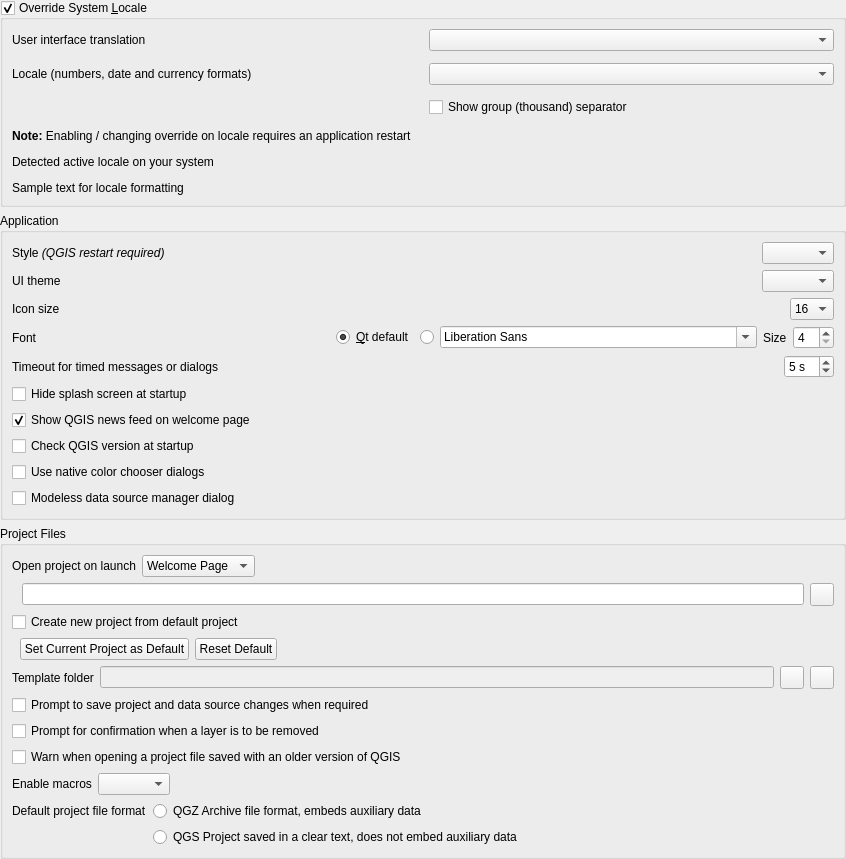
             <widget class="QWidget" name="mOptionsScrollAreaContents_01">
              <property name="geometry">
               <rect>
                <x>0</x>
                <y>0</y>
                <width>846</width>
                <height>743</height>
               </rect>
              </property>
              <layout class="QVBoxLayout" name="verticalLayout_28">
               <property name="leftMargin">
                <number>0</number>
               </property>
               <property name="topMargin">
                <number>0</number>
               </property>
               <property name="rightMargin">
                <number>0</number>
               </property>
               <property name="bottomMargin">
                <number>0</number>
               </property>
               <item>
                <widget class="QgsCollapsibleGroupBox" name="grpLocale">
                 <property name="title">
                  <string>Override System &amp;Locale</string>
                 </property>
                 <property name="checkable">
                  <bool>true</bool>
                 </property>
                 <layout class="QVBoxLayout">
                  <property name="spacing">
                   <number>12</number>
                  </property>
                  <item>
                   <layout class="QGridLayout" name="gridLayout_25">
                    <item row="6" column="0" colspan="2">
                     <widget class="QLabel" name="label_7">
                      <property name="text">
                       <string>&lt;b&gt;Note:&lt;/b&gt; Enabling / changing override on locale requires an application restart</string>
                      </property>
                      <property name="wordWrap">
                       <bool>true</bool>
                      </property>
                     </widget>
                    </item>
                    <item row="2" column="0">
                     <widget class="QLabel" name="label_52">
                      <property name="text">
                       <string>Locale (numbers, date and currency formats)</string>
                      </property>
                     </widget>
                    </item>
                    <item row="0" column="0">
                     <widget class="QLabel" name="label_5">
                      <property name="text">
                       <string>User interface translation</string>
                      </property>
                     </widget>
                    </item>
                    <item row="0" column="1">
                     <widget class="QComboBox" name="cboTranslation"/>
                    </item>
                    <item row="2" column="1">
                     <widget class="QComboBox" name="cboGlobalLocale"/>
                    </item>
                    <item row="3" column="1">
                     <widget class="QCheckBox" name="cbShowGroupSeparator">
                      <property name="text">
                       <string>Show group (thousand) separator</string>
                      </property>
                     </widget>
                    </item>
                   </layout>
                  </item>
                  <item>
                   <widget class="QLabel" name="lblSystemLocale">
                    <property name="toolTip">
                     <string>This locale is used for number representation.</string>
                    </property>
                    <property name="text">
                     <string>Detected active locale on your system</string>
                    </property>
                   </widget>
                  </item>
                  <item>
                   <widget class="QLabel" name="lblLocaleSample">
                    <property name="text">
                     <string>Sample text for locale formatting</string>
                    </property>
                   </widget>
                  </item>
                 </layout>
                </widget>
               </item>
               <item>
                <widget class="QgsCollapsibleGroupBox" name="groupBox">
                 <property name="title">
                  <string>Application</string>
                 </property>
                 <layout class="QVBoxLayout" name="verticalLayout_2">
                  <item>
                   <layout class="QHBoxLayout" name="horizontalLayout_9">
                    <property name="topMargin">
                     <number>0</number>
                    </property>
                    <item>
                     <widget class="QLabel" name="label_18">
                      <property name="text">
                       <string>Style &lt;i&gt;(QGIS restart required)&lt;/i&gt;</string>
                      </property>
                     </widget>
                    </item>
                    <item>
                     <spacer name="horizontalSpacer_7">
                      <property name="orientation">
                       <enum>Qt::Horizontal</enum>
                      </property>
                      <property name="sizeHint" stdset="0">
                       <size>
                        <width>40</width>
                        <height>20</height>
                       </size>
                      </property>
                     </spacer>
                    </item>
                    <item>
                     <widget class="QComboBox" name="cmbStyle"/>
                    </item>
                   </layout>
                  </item>
                  <item>
                   <layout class="QHBoxLayout" name="horizontalLayout_37">
                    <property name="topMargin">
                     <number>0</number>
                    </property>
                    <item>
                     <widget class="QLabel" name="lblUITheme">
                      <property name="text">
                       <string>UI theme</string>
                      </property>
                     </widget>
                    </item>
                    <item>
                     <spacer name="horizontalSpacer_47">
                      <property name="orientation">
                       <enum>Qt::Horizontal</enum>
                      </property>
                      <property name="sizeHint" stdset="0">
                       <size>
                        <width>40</width>
                        <height>20</height>
                       </size>
                      </property>
                     </spacer>
                    </item>
                    <item>
                     <widget class="QComboBox" name="cmbUITheme"/>
                    </item>
                   </layout>
                  </item>
                  <item>
                   <layout class="QHBoxLayout" name="horizontalLayout_7">
                    <item>
                     <widget class="QLabel" name="textLabel1_5">
                      <property name="sizePolicy">
                       <sizepolicy hsizetype="Fixed" vsizetype="Fixed">
                        <horstretch>0</horstretch>
                        <verstretch>0</verstretch>
                       </sizepolicy>
                      </property>
                      <property name="text">
                       <string>Icon size</string>
                      </property>
                     </widget>
                    </item>
                    <item>
                     <spacer name="horizontalSpacer_5">
                      <property name="orientation">
                       <enum>Qt::Horizontal</enum>
                      </property>
                      <property name="sizeHint" stdset="0">
                       <size>
                        <width>40</width>
                        <height>20</height>
                       </size>
                      </property>
                     </spacer>
                    </item>
                    <item>
                     <widget class="QComboBox" name="cmbIconSize">
                      <property name="duplicatesEnabled">
                       <bool>false</bool>
                      </property>
                      <item>
                       <property name="text">
                        <string>16</string>
                       </property>
                      </item>
                      <item>
                       <property name="text">
                        <string>24</string>
                       </property>
                      </item>
                      <item>
                       <property name="text">
                        <string>32</string>
                       </property>
                      </item>
                      <item>
                       <property name="text">
                        <string>48</string>
                       </property>
                      </item>
                      <item>
                       <property name="text">
                        <string>64</string>
                       </property>
                      </item>
                     </widget>
                    </item>
                   </layout>
                  </item>
                  <item>
                   <layout class="QHBoxLayout" name="horizontalLayout_27">
                    <item>
                     <widget class="QLabel" name="label_43">
                      <property name="text">
                       <string>Font</string>
                      </property>
                     </widget>
                    </item>
                    <item>
                     <widget class="QRadioButton" name="mFontFamilyRadioQt">
                      <property name="sizePolicy">
                       <sizepolicy hsizetype="Maximum" vsizetype="Fixed">
                        <horstretch>0</horstretch>
                        <verstretch>0</verstretch>
                       </sizepolicy>
                      </property>
                      <property name="text">
                       <string>&amp;Qt default</string>
                      </property>
                      <property name="checked">
                       <bool>true</bool>
                      </property>
                     </widget>
                    </item>
                    <item>
                     <widget class="QRadioButton" name="mFontFamilyRadioCustom">
                      <property name="sizePolicy">
                       <sizepolicy hsizetype="Maximum" vsizetype="Fixed">
                        <horstretch>0</horstretch>
                        <verstretch>0</verstretch>
                       </sizepolicy>
                      </property>
                      <property name="text">
                       <string/>
                      </property>
                     </widget>
                    </item>
                    <item>
                     <widget class="QFontComboBox" name="mFontFamilyComboBox"/>
                    </item>
                    <item>
                     <widget class="QLabel" name="label_20">
                      <property name="sizePolicy">
                       <sizepolicy hsizetype="Maximum" vsizetype="Preferred">
                        <horstretch>0</horstretch>
                        <verstretch>0</verstretch>
                       </sizepolicy>
                      </property>
                      <property name="text">
                       <string>Size</string>
                      </property>
                     </widget>
                    </item>
                    <item>
                     <widget class="QgsSpinBox" name="spinFontSize">
                      <property name="sizePolicy">
                       <sizepolicy hsizetype="Maximum" vsizetype="Fixed">
                        <horstretch>0</horstretch>
                        <verstretch>0</verstretch>
                       </sizepolicy>
                      </property>
                      <property name="minimum">
                       <number>4</number>
                      </property>
                     </widget>
                    </item>
                   </layout>
                  </item>
                  <item>
                   <layout class="QHBoxLayout" name="horizontalLayout_28">
                    <item>
                     <widget class="QLabel" name="mMessageTimeoutLabel">
                      <property name="sizePolicy">
                       <sizepolicy hsizetype="Maximum" vsizetype="Preferred">
                        <horstretch>0</horstretch>
                        <verstretch>0</verstretch>
                       </sizepolicy>
                      </property>
                      <property name="text">
                       <string>Timeout for timed messages or dialogs</string>
                      </property>
                     </widget>
                    </item>
                    <item>
                     <spacer name="horizontalSpacer_13">
                      <property name="orientation">
                       <enum>Qt::Horizontal</enum>
                      </property>
                      <property name="sizeHint" stdset="0">
                       <size>
                        <width>40</width>
                        <height>20</height>
                       </size>
                      </property>
                     </spacer>
                    </item>
                    <item>
                     <widget class="QgsSpinBox" name="mMessageTimeoutSpnBx">
                      <property name="suffix">
                       <string> s</string>
                      </property>
                      <property name="minimum">
                       <number>2</number>
                      </property>
                      <property name="maximum">
                       <number>20</number>
                      </property>
                      <property name="value">
                       <number>5</number>
                      </property>
                     </widget>
                    </item>
                   </layout>
                  </item>
                  <item>
                   <layout class="QGridLayout" name="gridLayout_16">
                    <property name="topMargin">
                     <number>0</number>
                    </property>
                    <item row="0" column="0">
                     <widget class="QCheckBox" name="cbxHideSplash">
                      <property name="sizePolicy">
                       <sizepolicy hsizetype="Maximum" vsizetype="Fixed">
                        <horstretch>0</horstretch>
                        <verstretch>0</verstretch>
                       </sizepolicy>
                      </property>
                      <property name="text">
                       <string>Hide splash screen at startup</string>
                      </property>
                     </widget>
                    </item>
                    <item row="4" column="0">
                     <widget class="QCheckBox" name="mDataSourceManagerNonModal">
                      <property name="toolTip">
                       <string>A modeless dialog allows you to interact with QGIS main window and dialogs.</string>
                      </property>
                      <property name="text">
                       <string>Modeless data source manager dialog</string>
                      </property>
                     </widget>
                    </item>
                    <item row="3" column="0">
                     <widget class="QCheckBox" name="mNativeColorDialogsChkBx">
                      <property name="text">
                       <string>Use native color chooser dialogs</string>
                      </property>
                     </widget>
                    </item>
                    <item row="3" column="1">
                     <spacer name="horizontalSpacer_2">
                      <property name="orientation">
                       <enum>Qt::Horizontal</enum>
                      </property>
                      <property name="sizeHint" stdset="0">
                       <size>
                        <width>40</width>
                        <height>20</height>
                       </size>
                      </property>
                     </spacer>
                    </item>
                    <item row="1" column="0">
                     <widget class="QCheckBox" name="cbxShowNews">
                      <property name="toolTip">
                       <string>If checked, QGIS project news is shown on the welcome page on startup</string>
                      </property>
                      <property name="text">
                       <string>Show QGIS news feed on welcome page</string>
                      </property>
                      <property name="checked">
                       <bool>true</bool>
                      </property>
                     </widget>
                    </item>
                    <item row="2" column="0">
                     <widget class="QCheckBox" name="cbxCheckVersion">
                      <property name="text">
                       <string>Check QGIS version at startup</string>
                      </property>
                     </widget>
                    </item>
                   </layout>
                  </item>
                 </layout>
                </widget>
               </item>
               <item>
                <widget class="QgsCollapsibleGroupBox" name="groupBox_11">
                 <property name="title">
                  <string>Project Files</string>
                 </property>
                 <layout class="QVBoxLayout">
                  <item>
                   <layout class="QGridLayout" name="gridLayout_4">
                    <item row="0" column="2" colspan="2">
                     <widget class="QComboBox" name="mProjectOnLaunchCmbBx">
                      <property name="sizePolicy">
                       <sizepolicy hsizetype="Maximum" vsizetype="Fixed">
                        <horstretch>0</horstretch>
                        <verstretch>0</verstretch>
                       </sizepolicy>
                      </property>
                      <item>
                       <property name="text">
                        <string>Welcome Page</string>
                       </property>
                      </item>
                      <item>
                       <property name="text">
                        <string>Most recent</string>
                       </property>
                      </item>
                      <item>
                       <property name="text">
                        <string>Specific</string>
                       </property>
                      </item>
                      <item>
                       <property name="text">
                        <string>New</string>
                       </property>
                      </item>
                     </widget>
                    </item>
                    <item row="1" column="5">
                     <widget class="QToolButton" name="mProjectOnLaunchPushBtn">
                      <property name="sizePolicy">
                       <sizepolicy hsizetype="Maximum" vsizetype="Fixed">
                        <horstretch>0</horstretch>
                        <verstretch>0</verstretch>
                       </sizepolicy>
                      </property>
                      <property name="toolTip">
                       <string>Select file</string>
                      </property>
                      <property name="statusTip">
                       <string/>
                      </property>
                      <property name="text">
                       <string/>
                      </property>
                      <property name="icon">
                       <iconset resource="../../images/images.qrc">
                        <normaloff>:/images/themes/default/mActionFileOpen.svg</normaloff>:/images/themes/default/mActionFileOpen.svg</iconset>
                      </property>
                     </widget>
                    </item>
                    <item row="1" column="0">
                     <spacer name="horizontalSpacer_35">
                      <property name="orientation">
                       <enum>Qt::Horizontal</enum>
                      </property>
                      <property name="sizeType">
                       <enum>QSizePolicy::Fixed</enum>
                      </property>
                      <property name="sizeHint" stdset="0">
                       <size>
                        <width>4</width>
                        <height>20</height>
                       </size>
                      </property>
                     </spacer>
                    </item>
                    <item row="0" column="4">
                     <spacer name="horizontalSpacer_36">
                      <property name="orientation">
                       <enum>Qt::Horizontal</enum>
                      </property>
                      <property name="sizeHint" stdset="0">
                       <size>
                        <width>40</width>
                        <height>20</height>
                       </size>
                      </property>
                     </spacer>
                    </item>
                    <item row="1" column="1" colspan="4">
                     <widget class="QLineEdit" name="mProjectOnLaunchLineEdit">
                      <property name="sizePolicy">
                       <sizepolicy hsizetype="Expanding" vsizetype="Fixed">
                        <horstretch>0</horstretch>
                        <verstretch>0</verstretch>
                       </sizepolicy>
                      </property>
                     </widget>
                    </item>
                    <item row="0" column="0" colspan="2">
                     <widget class="QLabel" name="label_54">
                      <property name="sizePolicy">
                       <sizepolicy hsizetype="Maximum" vsizetype="Preferred">
                        <horstretch>0</horstretch>
                        <verstretch>0</verstretch>
                       </sizepolicy>
                      </property>
                      <property name="text">
                       <string>Open project on launch</string>
                      </property>
                     </widget>
                    </item>
                   </layout>
                  </item>
                  <item>
                   <widget class="QCheckBox" name="cbxProjectDefaultNew">
                    <property name="text">
                     <string>Create new project from default project</string>
                    </property>
                   </widget>
                  </item>
                  <item>
                   <layout class="QHBoxLayout" name="horizontalLayout_16">
                    <item>
                     <spacer name="horizontalSpacer_22">
                      <property name="orientation">
                       <enum>Qt::Horizontal</enum>
                      </property>
                      <property name="sizeType">
                       <enum>QSizePolicy::Fixed</enum>
                      </property>
                      <property name="sizeHint" stdset="0">
                       <size>
                        <width>8</width>
                        <height>20</height>
                       </size>
                      </property>
                     </spacer>
                    </item>
                    <item>
                     <widget class="QPushButton" name="pbnProjectDefaultSetCurrent">
                      <property name="text">
                       <string>Set Current Project as Default</string>
                      </property>
                     </widget>
                    </item>
                    <item>
                     <widget class="QPushButton" name="pbnProjectDefaultReset">
                      <property name="text">
                       <string>Reset Default</string>
                      </property>
                     </widget>
                    </item>
                    <item>
                     <spacer name="horizontalSpacer_9">
                      <property name="orientation">
                       <enum>Qt::Horizontal</enum>
                      </property>
                      <property name="sizeHint" stdset="0">
                       <size>
                        <width>40</width>
                        <height>20</height>
                       </size>
                      </property>
                     </spacer>
                    </item>
                   </layout>
                  </item>
                  <item>
                   <layout class="QHBoxLayout" name="horizontalLayout_15">
                    <item>
                     <widget class="QLabel" name="label_31">
                      <property name="text">
                       <string>Template folder</string>
                      </property>
                     </widget>
                    </item>
                    <item>
                     <widget class="QLineEdit" name="leTemplateFolder">
                      <property name="enabled">
                       <bool>false</bool>
                      </property>
                     </widget>
                    </item>
                    <item>
                     <widget class="QToolButton" name="pbnTemplateFolderBrowse">
                      <property name="toolTip">
                       <string>Select folder</string>
                      </property>
                      <property name="text">
                       <string/>
                      </property>
                      <property name="icon">
                       <iconset resource="../../images/images.qrc">
                        <normaloff>:/images/themes/default/mActionFileOpen.svg</normaloff>:/images/themes/default/mActionFileOpen.svg</iconset>
                      </property>
                     </widget>
                    </item>
                    <item>
                     <widget class="QToolButton" name="pbnTemplateFolderReset">
                      <property name="toolTip">
                       <string>Reset</string>
                      </property>
                      <property name="text">
                       <string/>
                      </property>
                      <property name="icon">
                       <iconset resource="../../images/images.qrc">
                        <normaloff>:/images/themes/default/mActionUndo.svg</normaloff>:/images/themes/default/mActionUndo.svg</iconset>
                      </property>
                     </widget>
                    </item>
                   </layout>
                  </item>
                  <item>
                   <widget class="QCheckBox" name="chbAskToSaveProjectChanges">
                    <property name="text">
                     <string>Prompt to save project and data source changes when required</string>
                    </property>
                   </widget>
                  </item>
                  <item>
                   <widget class="QCheckBox" name="mLayerDeleteConfirmationChkBx">
                    <property name="text">
                     <string>Prompt for confirmation when a layer is to be removed</string>
                    </property>
                   </widget>
                  </item>
                  <item>
                   <widget class="QCheckBox" name="chbWarnOldProjectVersion">
                    <property name="text">
                     <string>Warn when opening a project file saved with an older version of QGIS</string>
                    </property>
                   </widget>
                  </item>
                  <item>
                   <layout class="QHBoxLayout" name="horizontalLayout_21">
                    <item>
                     <widget class="QLabel" name="label_33">
                      <property name="text">
                       <string>Enable macros</string>
                      </property>
                     </widget>
                    </item>
                    <item>
                     <widget class="QComboBox" name="mEnableMacrosComboBox">
                      <property name="currentIndex">
                       <number>-1</number>
                      </property>
                      <property name="sizeAdjustPolicy">
                       <enum>QComboBox::AdjustToContents</enum>
                      </property>
                     </widget>
                    </item>
                    <item>
                     <spacer name="horizontalSpacer_17">
                      <property name="orientation">
                       <enum>Qt::Horizontal</enum>
                      </property>
                      <property name="sizeHint" stdset="0">
                       <size>
                        <width>40</width>
                        <height>20</height>
                       </size>
                      </property>
                     </spacer>
                    </item>
                   </layout>
                  </item>
                  <item>
                   <layout class="QGridLayout" name="gridLayout_31">
                    <item row="0" column="0">
                     <widget class="QLabel" name="label_67">
                      <property name="text">
                       <string>Default project file format</string>
                      </property>
                     </widget>
                    </item>
                    <item row="0" column="2">
                     <spacer name="horizontalSpacer_12">
                      <property name="orientation">
                       <enum>Qt::Horizontal</enum>
                      </property>
                      <property name="sizeHint" stdset="0">
                       <size>
                        <width>40</width>
                        <height>20</height>
                       </size>
                      </property>
                     </spacer>
                    </item>
                    <item row="0" column="1">
                     <widget class="QRadioButton" name="mFileFormatQgzButton">
                      <property name="text">
                       <string>QGZ Archive file format, embeds auxiliary data</string>
                      </property>
                      <attribute name="buttonGroup">
                       <string notr="true">mDefaultProjectFileFormatButtonGroup</string>
                      </attribute>
                     </widget>
                    </item>
                    <item row="1" column="1">
                     <widget class="QRadioButton" name="mFileFormatQgsButton">
                      <property name="toolTip">
                       <string>The auxiliary data will be kept in a separate .qgd data file which must be distributed along with the .qgs project file.</string>
                      </property>
                      <property name="text">
                       <string>QGS Project saved in a clear text, does not embed auxiliary data</string>
                      </property>
                      <attribute name="buttonGroup">
                       <string notr="true">mDefaultProjectFileFormatButtonGroup</string>
                      </attribute>
                     </widget>
                    </item>
                   </layout>
                  </item>
                 </layout>
                </widget>
               </item>
               <item>
                <spacer name="verticalSpacer_5">
                 <property name="orientation">
                  <enum>Qt::Vertical</enum>
                 </property>
                 <property name="sizeHint" stdset="0">
                  <size>
                   <width>20</width>
                   <height>0</height>
                  </size>
                 </property>
                </spacer>
               </item>
              </layout>
             </widget>
